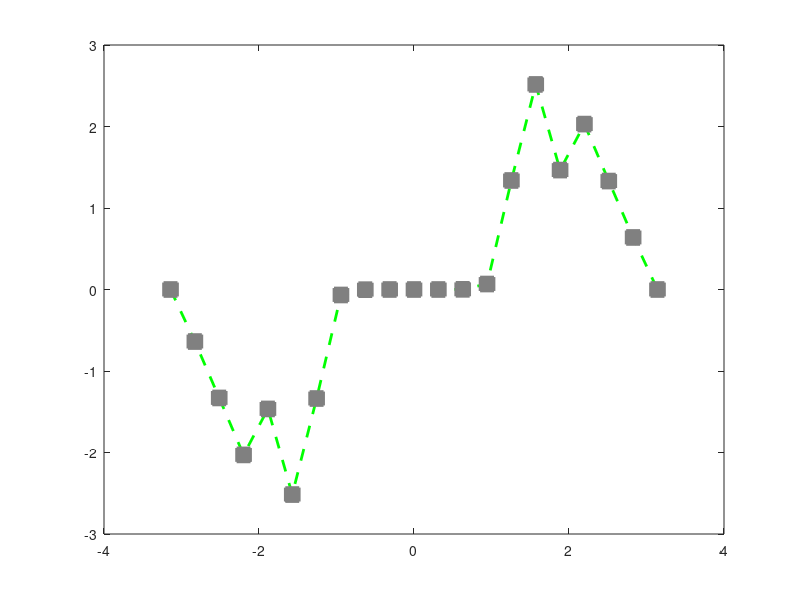

Source code (MATLAB):
x = -pi:pi/10:pi;
y = tan(sin(x)) - sin(tan(x));

figure
plot(x,y,'--gs',...
    'LineWidth',2,...
    'MarkerSize',10,...
    'MarkerEdgeColor',[0.5,0.5,0.5],...
    'MarkerFaceColor',[0.5,0.5,0.5])